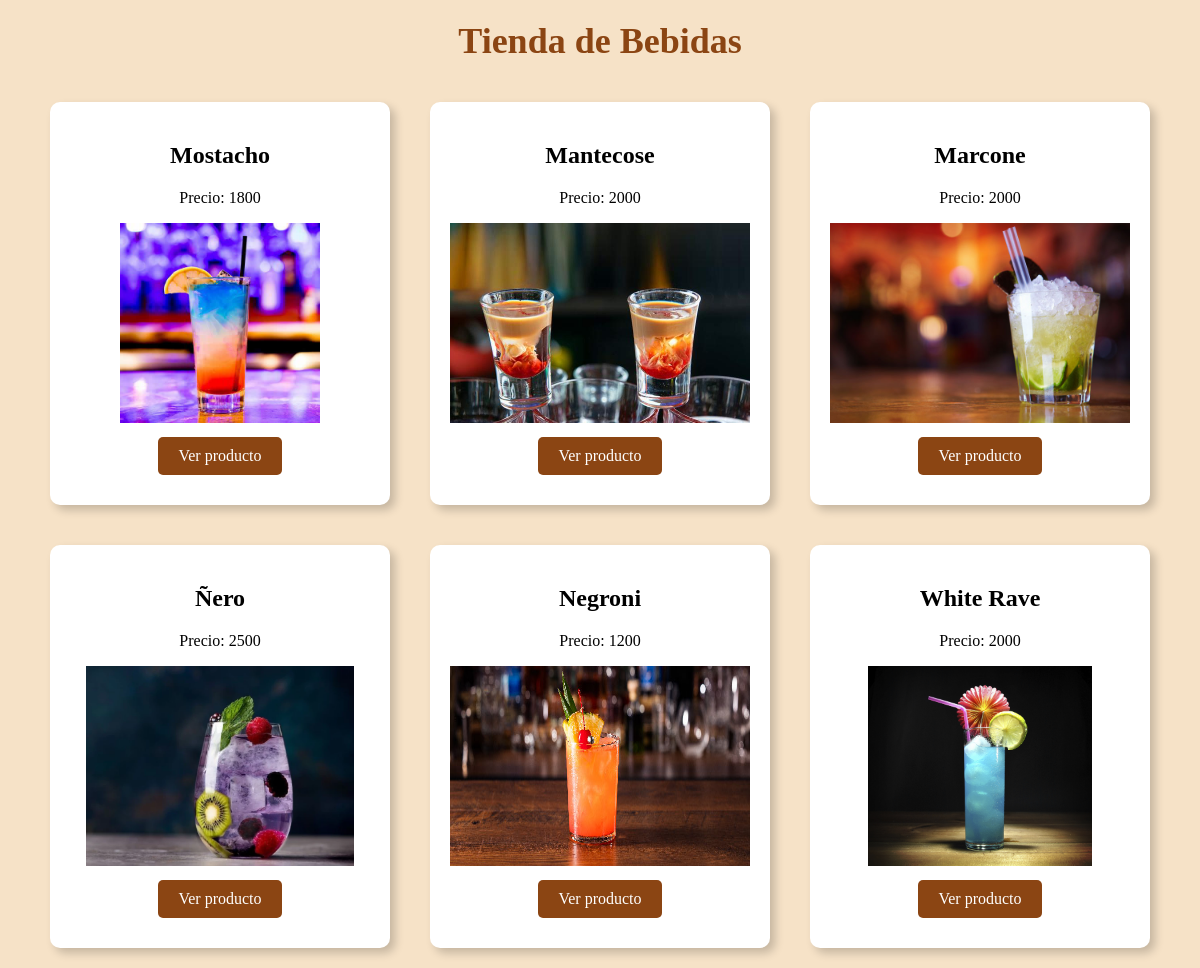
The page / on the database its author committed.
### bar/models.py (models this page shows)
class Bebida(models.Model):
    name = models.CharField(max_length=20)
    price = models.IntegerField()
    alcoholic = models.BooleanField()
    description = models.TextField()
    image = models.ImageField(upload_to='bar/image')

### bar/views.py (the view)
# urls.py: path('', index, name= "index" ),
def index(request):
    bebidas = Bebida.objects.all()
    return render(request, 'index.html', {
        "bebidas": bebidas
    })

### bar/templates/index.html (shortened to what this page needs)
{% load static %}
<!DOCTYPE html>
<html lang="en">
<head>
    <link rel="stylesheet" href="{% static 'main.css' %}">
</head>
<body>
    <h1>Tienda de Bebidas</h1>
    <div class="product-container">
        {% for bebida in bebidas %}
            <div class="product-card">
                <h2>{{ bebida.name }}</h2>
                <p>Precio: {{ bebida.price }}</p>
                <img src="{{ bebida.image.url }}" alt="Imagen de la bebida">
                <a href="{% url 'bar:bebida' bebida.id %}" class="btn">Ver producto</a>
            </div>
        {% endfor %}
    </div>
</body>
</html>

### bar/static/main.css (style rules this page uses)
body { font-family: 'Georgia', serif; background-color: #f6e2c7; text-align: center; margin: 0; padding: 0; }
h1 { font-size: 36px; color: #8b4513; margin: 20px 0; }
.product-container { display: flex; flex-wrap: wrap; justify-content: center; }
.product-card { background-color: #fff; margin: 20px; padding: 20px; border-radius: 10px; box-shadow: 5px 5px 10px rgba(0, 0, 0, 0.2); text-align: center; width: 300px; }
.product-card img { max-width: 100%; height: auto; }
.product-card img { max-width: 100%; height: 200px; }
.btn { display: inline-block; background-color: #8b4513; color: #fff; padding: 10px 20px; text-decoration: none; border-radius: 5px; text-align: center; margin: 10px; transition: background-color 0.3s ease; }

### rows shown on the page
Bebida: name "Mostacho", price "1800", image (picture)
Bebida: name "Mantecose", price "2000", image (picture)
Bebida: name "Marcone", price "2000", image (picture)
Bebida: name "Ñero", price "2500", image (picture)
Bebida: name "Negroni", price "1200", image (picture)
Bebida: name "White Rave", price "2000", image (picture)
